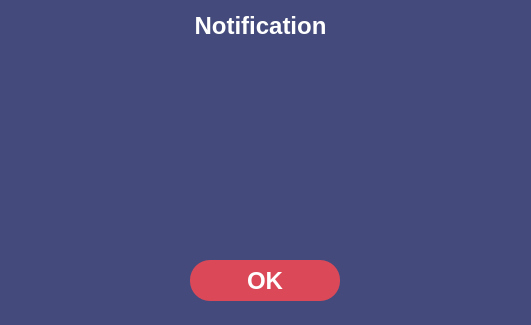
<?xml version="1.0" encoding="UTF-8"?>
<ui version="4.0">
 <class>Dialog</class>
 <widget class="QDialog" name="Dialog">
  <property name="geometry">
   <rect>
    <x>0</x>
    <y>0</y>
    <width>531</width>
    <height>325</height>
   </rect>
  </property>
  <property name="windowTitle">
   <string>Dialog</string>
  </property>
  <property name="styleSheet">
   <string notr="true">background-color: #444a7b;
color: rgb(255, 255, 255);</string>
  </property>
  <widget class="QLabel" name="name">
   <property name="geometry">
    <rect>
     <x>180</x>
     <y>10</y>
     <width>161</width>
     <height>31</height>
    </rect>
   </property>
   <property name="font">
    <font>
     <pointsize>18</pointsize>
     <weight>75</weight>
     <bold>true</bold>
    </font>
   </property>
   <property name="text">
    <string>Notification</string>
   </property>
   <property name="alignment">
    <set>Qt::AlignCenter</set>
   </property>
  </widget>
  <widget class="QPushButton" name="ok_noti_btn">
   <property name="geometry">
    <rect>
     <x>190</x>
     <y>260</y>
     <width>150</width>
     <height>41</height>
    </rect>
   </property>
   <property name="minimumSize">
    <size>
     <width>150</width>
     <height>30</height>
    </size>
   </property>
   <property name="font">
    <font>
     <family>Segoe UI</family>
     <pointsize>18</pointsize>
     <weight>75</weight>
     <bold>true</bold>
    </font>
   </property>
   <property name="styleSheet">
    <string notr="true">QPushButton {
	border-radius: 20px;	
	background-color: #db4959;
}
QPushButton:hover {
	background-color: #EE6C4D;
}
QPushButton:pressed {	
	background-color: #db4959;
}</string>
   </property>
   <property name="text">
    <string>OK</string>
   </property>
   <property name="icon">
    <iconset>
     <normaloff>../../thesis-device-app/device_app/guiModules/icons/20x20/cil-check.png</normaloff>../../thesis-device-app/device_app/guiModules/icons/20x20/cil-check.png</iconset>
   </property>
  </widget>
  <widget class="QLabel" name="notification">
   <property name="geometry">
    <rect>
     <x>80</x>
     <y>60</y>
     <width>381</width>
     <height>131</height>
    </rect>
   </property>
   <property name="font">
    <font>
     <pointsize>14</pointsize>
    </font>
   </property>
   <property name="text">
    <string/>
   </property>
   <property name="alignment">
    <set>Qt::AlignCenter</set>
   </property>
  </widget>
  <widget class="QLabel" name="timeout_noti">
   <property name="geometry">
    <rect>
     <x>20</x>
     <y>210</y>
     <width>491</width>
     <height>31</height>
    </rect>
   </property>
   <property name="font">
    <font>
     <pointsize>14</pointsize>
    </font>
   </property>
   <property name="text">
    <string/>
   </property>
   <property name="alignment">
    <set>Qt::AlignCenter</set>
   </property>
  </widget>
 </widget>
 <resources/>
 <connections>
  <connection>
   <sender>ok_noti_btn</sender>
   <signal>clicked()</signal>
   <receiver>Dialog</receiver>
   <slot>accept()</slot>
   <hints>
    <hint type="sourcelabel">
     <x>114</x>
     <y>180</y>
    </hint>
    <hint type="destinationlabel">
     <x>199</x>
     <y>110</y>
    </hint>
   </hints>
  </connection>
 </connections>
</ui>
